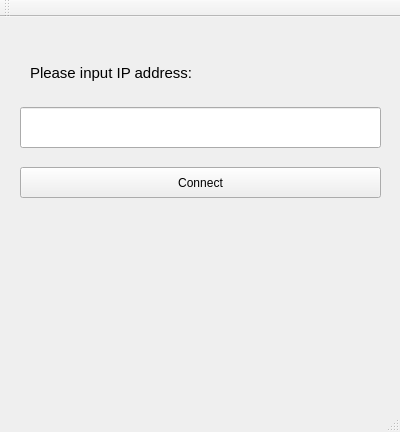
<?xml version="1.0" encoding="UTF-8"?>
<ui version="4.0">
 <class>MainWindow</class>
 <widget class="QMainWindow" name="MainWindow">
  <property name="geometry">
   <rect>
    <x>0</x>
    <y>0</y>
    <width>400</width>
    <height>432</height>
   </rect>
  </property>
  <property name="windowTitle">
   <string>MainWindow</string>
  </property>
  <widget class="QWidget" name="centralWidget">
   <widget class="QLineEdit" name="lineEdit">
    <property name="geometry">
     <rect>
      <x>20</x>
      <y>90</y>
      <width>361</width>
      <height>41</height>
     </rect>
    </property>
   </widget>
   <widget class="QPushButton" name="pushButton">
    <property name="geometry">
     <rect>
      <x>20</x>
      <y>150</y>
      <width>361</width>
      <height>31</height>
     </rect>
    </property>
    <property name="text">
     <string>Connect</string>
    </property>
   </widget>
   <widget class="QLabel" name="label">
    <property name="geometry">
     <rect>
      <x>30</x>
      <y>40</y>
      <width>221</width>
      <height>31</height>
     </rect>
    </property>
    <property name="font">
     <font>
      <pointsize>11</pointsize>
     </font>
    </property>
    <property name="text">
     <string>Please input IP address:</string>
    </property>
   </widget>
   <widget class="QLabel" name="infoLabel">
    <property name="geometry">
     <rect>
      <x>30</x>
      <y>200</y>
      <width>351</width>
      <height>91</height>
     </rect>
    </property>
    <property name="text">
     <string/>
    </property>
   </widget>
  </widget>
  <widget class="QMenuBar" name="menuBar">
   <property name="geometry">
    <rect>
     <x>0</x>
     <y>0</y>
     <width>400</width>
     <height>22</height>
    </rect>
   </property>
  </widget>
  <widget class="QToolBar" name="mainToolBar">
   <attribute name="toolBarArea">
    <enum>TopToolBarArea</enum>
   </attribute>
   <attribute name="toolBarBreak">
    <bool>false</bool>
   </attribute>
  </widget>
  <widget class="QStatusBar" name="statusBar"/>
 </widget>
 <layoutdefault spacing="6" margin="11"/>
 <resources/>
 <connections/>
</ui>
